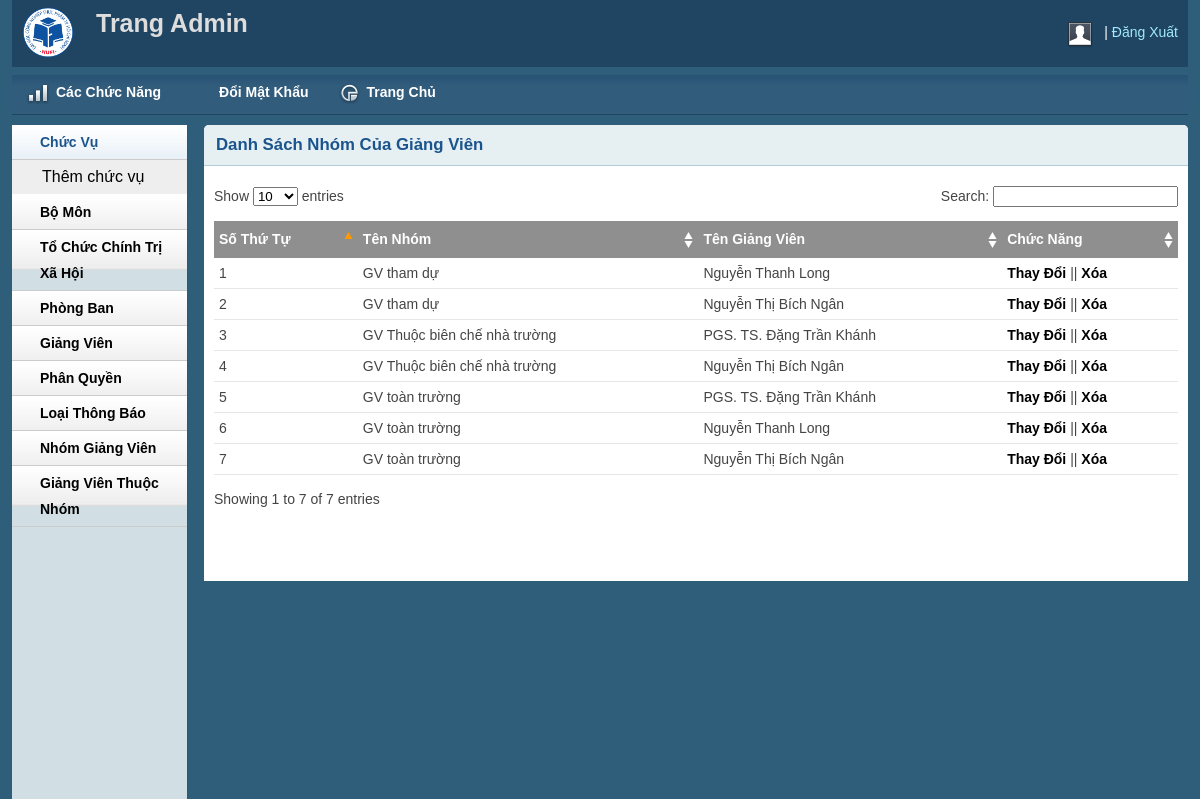
/DoAnTotNghiep/admin/themnhomgianvienlist.php, run on the app's committed database.
### tables this page shows
CREATE TABLE `chitietdanhsachgvnhan` (
  `IDNhomGV` int(11) NOT NULL,
  `IDNguoiDung` int(11) NOT NULL,
  `TrangThai` int(11) DEFAULT NULL
);

CREATE TABLE `danhsachgvnhan` (
  `IDNhomGV` int(11) NOT NULL,
  `TenNhom` varchar(250) NOT NULL,
  `GhiChu` varchar(250) DEFAULT NULL
);

CREATE TABLE `nguoidung` (
  `IDNguoiDung` int(11) NOT NULL,
  `IDChucVu` int(11) NOT NULL,
  `IDPhongBan` int(11) DEFAULT NULL,
  `IDBoMon` int(11) DEFAULT NULL,
  `IDCongDoan` int(11) DEFAULT NULL,
  `HoTen` varchar(250) DEFAULT NULL,
  `NgaySinh` date DEFAULT NULL,
  `NgayVaoLam` date DEFAULT NULL,
  `NgayTaoTK` date DEFAULT NULL,
  `GioiTinh` varchar(250) DEFAULT NULL,
  `SDT` text DEFAULT NULL,
  `Email` varchar(250) NOT NULL,
  `MatKhau` varchar(250) NOT NULL,
  `HinhAnh` varchar(250) DEFAULT NULL,
  `DiaChi` text DEFAULT NULL
);

### DoAnTotNghiep/classes/Database.php (called while the page is built, shortened)
<?php
class Database {
    public $link;
   public $host = 'localhost';
   public $db = 'thongbao';
   public $user = 'root';
   public $pass = '';
       private function connectDB(){
        $this->link = new mysqli($this->host, $this->user, $this->pass,$this->db);
      }
    public function select($query){
        $result = $this->link->query($query) or
         die($this->link->error.__LINE__);
        if($result->num_rows > 0){
          return $result;
        } else {
          return false;
        }
       }
}
?>

### DoAnTotNghiep/classes/Themnhomgv.php (called while the page is built, shortened)
<?php
	include_once '../classes/Database.php';
?>
<?php
	class Themnhom
	{
		private $db;
		public function __construct()
		{
			$this->db = new Database();
		}
        public function show_Congdoan(){
			$query = "
			SELECT chitietdanhsachgvnhan.*, danhsachgvnhan.TenNhom, nguoidung.HoTen,chitietdanhsachgvnhan.IDNhomGV AS idngv,chitietdanhsachgvnhan.IDNguoiDung AS idnd
			FROM chitietdanhsachgvnhan
			INNER JOIN danhsachgvnhan ON chitietdanhsachgvnhan.IDNhomGV = danhsachgvnhan.IDNhomGV
			INNER JOIN nguoidung ON chitietdanhsachgvnhan.IDNguoiDung = nguoidung.IDNguoiDung
			order by chitietdanhsachgvnhan.IDNhomGV desc";
			$result = $this->db->select($query);
			return $result;
		}
	}
?>

### DoAnTotNghiep/admin/themnhomgianvienlist.php (the view, shortened to what this page needs)
<?php include 'inc/header.php';?>
<?php include 'inc/sidebar.php';?>
<?php include '../classes/Themnhomgv.php' ?>
<?php
    $cat = new Themnhom();
?>
        <div class="grid_10">
            <div class="box round first grid">
                <h2>Danh Sách Nhóm Của Giảng Viên</h2>
                <div class="block">
                    <table class="data display datatable" id="example">
					<thead>
						<tr>
							<th>Số Thứ Tự</th>
							<th>Tên Nhóm</th>
							<th>Tên Giảng Viên</th>
							<th>Chức Năng</th>
						</tr>
					</thead>
					<tbody>
					<?php
						$show_cate = $cat->show_Congdoan();
						if($show_cate){
							$i = 0;
							while($result = $show_cate->fetch_assoc()){
								$i++;
					?>
						<tr class="odd gradeX">
							<td><?php echo $i; ?></td>
							<td><?php echo $result['TenNhom'] ?></td>
							<td><?php echo $result['HoTen'] ?></td>
							<td><a href="themnhomgianvienedit.php?IDNhomGV=<?php echo $result['IDNhomGV'] ?>">Thay Đổi</a> || <a onclick = "return confirm('Bạn có chắc chắn xóa không?')" href="?delid=<?php echo $result['IDNguoiDung'] ?>">Xóa</a></td>
						</tr>
						<?php
					}
						}
						?>
					</tbody>
				</table>
               </div>
            </div>
        </div>
<?php include 'inc/footer.php';?>

### DoAnTotNghiep/admin/css/layout.css (style rules this page uses)
body { background: #fff none repeat scroll 0 0; color: #444; font-size: 14px; padding: 0; }
a { color: #000; font-weight:bold; text-decoration: none; }
h1, h2, h3, h4, h5, h6 { line-height:1.2em; margin-bottom:.3em; }
h2 { margin-top:1em; }
.box { background:#fff; margin-bottom:20px; padding:10px 10px 10px 10px; margin-left:-8px; }
.box.grid { padding-bottom:40px; }
.box.round { -moz-border-radius: 5px 5px 0px 0px; -webkit-border-radius: 5px 5px 0px 0px; border-radius: 5px 5px 0px 0px; }
.box h2 { font-size:1.2em; font-weight:bold; color:#1B548D; background:#E6F0F3; margin:-10px -10px 0 -10px; padding:10px 12px; border-bottom:1px solid #B3CBD6; -moz-border-radius: 5px 5px 0px 0px; -webkit-border-radius: 5px 5px 0px 0px; border-radius: 5px 5px 0px 0px; }
.box.first { min-height: 406px; }
.block { padding-top:20px; }
.block { padding-bottom:1px; }
table.display { margin: 0 auto; clear: both; width: 100%; }
.sorting_asc { background: #8f8f8f url(../img/table/sort_asc.png) no-repeat center right; padding:8px 5px; text-align:left; color:#fff; }
.sorting { background:#8f8f8f url(../img/table/sort_both.png) no-repeat center right; padding:8px 5px; text-align:left; color:#fff; }
tr.odd { height: 30px; line-height: 30px; border-bottom:1px solid #e6e6e6; }
tr.even { height: 30px; line-height: 30px; border-bottom:1px solid #e6e6e6; }
tr.odd td, tr.even td { padding-left:5px; }

### data on the page
chitietdanhsachgvnhan: IDNhomGV.TenNhom "GV tham dự", IDNguoiDung.HoTen "Nguyễn Thanh Long"
chitietdanhsachgvnhan: IDNhomGV.TenNhom "GV tham dự", IDNguoiDung.HoTen "Nguyễn Thị Bích Ngân"
chitietdanhsachgvnhan: IDNhomGV.TenNhom "GV Thuộc biên chế nhà trường", IDNguoiDung.HoTen "PGS. TS. Đặng Trần Khánh"
chitietdanhsachgvnhan: IDNhomGV.TenNhom "GV Thuộc biên chế nhà trường", IDNguoiDung.HoTen "Nguyễn Thị Bích Ngân"
chitietdanhsachgvnhan: IDNhomGV.TenNhom "GV toàn trường", IDNguoiDung.HoTen "PGS. TS. Đặng Trần Khánh"
chitietdanhsachgvnhan: IDNhomGV.TenNhom "GV toàn trường", IDNguoiDung.HoTen "Nguyễn Thanh Long"
chitietdanhsachgvnhan: IDNhomGV.TenNhom "GV toàn trường", IDNguoiDung.HoTen "Nguyễn Thị Bích Ngân"
